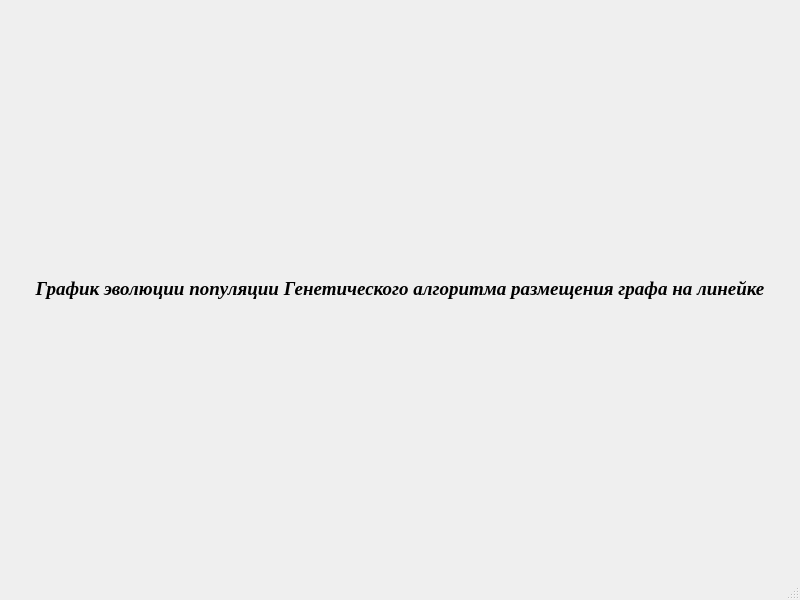
<?xml version="1.0" encoding="UTF-8"?>
<ui version="4.0">
 <class>Schedule</class>
 <widget class="QMainWindow" name="Schedule">
  <property name="geometry">
   <rect>
    <x>0</x>
    <y>0</y>
    <width>800</width>
    <height>600</height>
   </rect>
  </property>
  <property name="windowTitle">
   <string>MainWindow</string>
  </property>
  <widget class="QWidget" name="centralwidget">
   <layout class="QGridLayout" name="gridLayout_2">
    <item row="0" column="0">
     <widget class="QLabel" name="label">
      <property name="sizePolicy">
       <sizepolicy hsizetype="Preferred" vsizetype="Minimum">
        <horstretch>0</horstretch>
        <verstretch>0</verstretch>
       </sizepolicy>
      </property>
      <property name="minimumSize">
       <size>
        <width>0</width>
        <height>0</height>
       </size>
      </property>
      <property name="maximumSize">
       <size>
        <width>16777215</width>
        <height>100</height>
       </size>
      </property>
      <property name="font">
       <font>
        <family>Times New Roman</family>
        <pointsize>14</pointsize>
        <weight>75</weight>
        <italic>true</italic>
        <bold>true</bold>
       </font>
      </property>
      <property name="text">
       <string>График эволюции популяции Генетического алгоритма размещения графа на линейке</string>
      </property>
      <property name="alignment">
       <set>Qt::AlignCenter</set>
      </property>
     </widget>
    </item>
   </layout>
  </widget>
  <widget class="QMenuBar" name="menubar">
   <property name="geometry">
    <rect>
     <x>0</x>
     <y>0</y>
     <width>800</width>
     <height>21</height>
    </rect>
   </property>
  </widget>
  <widget class="QStatusBar" name="statusbar"/>
 </widget>
 <resources/>
 <connections/>
</ui>
